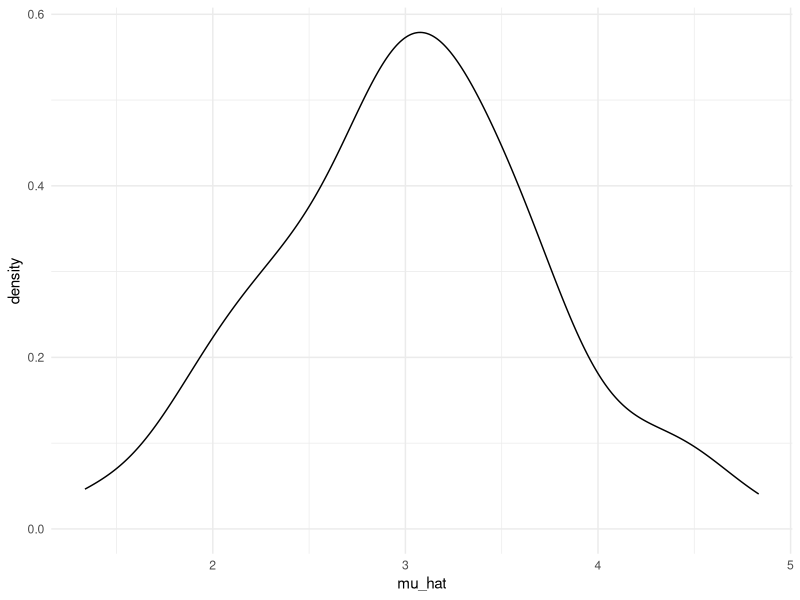
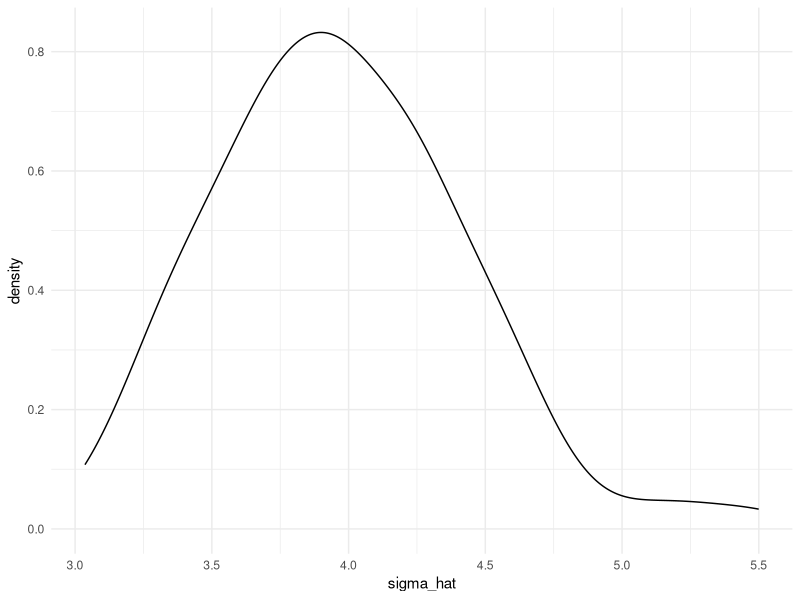

The R source for these figures, in order:
## ---- chunk 1
library(tidyverse)

knitr::opts_chunk$set(
  fig.width = 6,
  fig.asp = .6,
  out.width = "90%"
)

theme_set(theme_minimal() + theme(legend.position = "bottom"))

options(
  ggplot2.continuous.colour = "viridis",
  ggplot2.continuous.fill = "viridis"
)

scale_colour_discrete = scale_colour_viridis_d
scale_fill_discrete = scale_fill_viridis_d
## ---- chunk 2
sim_mean_sd = function(samp_size, mu = 3, sigma = 4) {
  
  sim_data = tibble(
    x = rnorm(n = samp_size, mean = mu, sd = sigma),
  )
  
  sim_data %>% 
    summarize(
      mu_hat = mean(x),
      sigma_hat = sd(x)
    )
}
## ---- chunk 3
sim_mean_sd(30)
## ---- chunk 4
output = vector("list", 100)

for (i in 1:100) {
  output[[i]] = sim_mean_sd(samp_size = 30)
}

sim_results = bind_rows(output)  # 不想要output是一个list，看起来不直观，用`bind_rows`变成data set
## ---- chunk 5
sim_results = 
  rerun(100, sim_mean_sd(samp_size = 30)) %>% 
  bind_rows()
## ---- chunk 6
sim_results %>% 
  ggplot(aes(x = mu_hat)) +
  geom_density()

sim_results %>% 
  ggplot(aes(x = sigma_hat)) +
  geom_density()

sim_results %>% 
  summarize(
    avg_samp_mean = mean(mu_hat),
    sd_samp_mean = sd(mu_hat)
  )

4/sqrt(30) # close to above result
